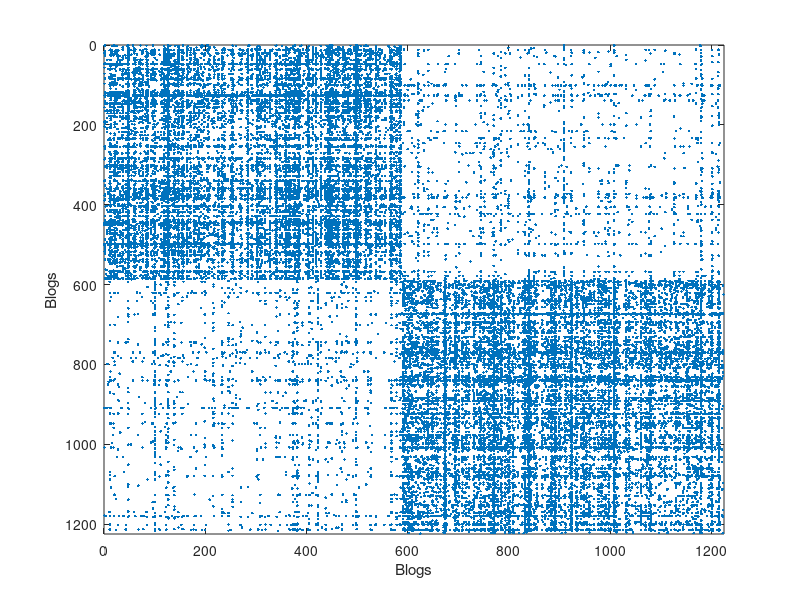
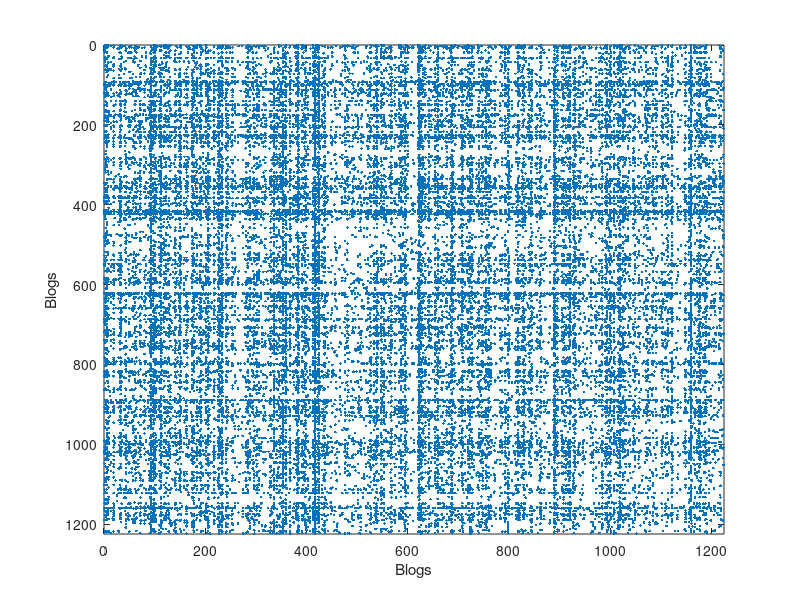

Source code (MATLAB) for these figures, in order: (Note: this script raises an error after producing the figures.)
%% Sparse Networks with Overlapping Communities (SNOC) package: demo_overlappingcommunity
%
% This Matlab script finds overlapping communities in a network of
% political blogs, using the wrapper function
% overlapping_community_detection.m. For a full analysis of this dataset,
% see the Matlab demo demo_polblogs.m.
%
% For downloading the package and information on installation, visit the
% <https://github.com/OxCSML-BayesNP/SNOC SNOC webpage>.
% 
% Reference: 
%
% * A. Todeschini, X. Miscouridou and F. Caron (2017) <https://arxiv.org/abs/1602.02114 Exchangeable Random Measures for Sparse and Modular Graphs with Overlapping Communities>. arXiv:1602.02114.
%
% Authors: 
%
% * <http://adrien.tspace.fr/ A. Todeschini>, Inria
% * <http://csml.stats.ox.ac.uk/people/miscouridou/ X. Miscouridou>, University of Oxford
% * <http://www.stats.ox.ac.uk/~caron/ F. Caron>, University of Oxford
% 
% Tested on Matlab R2017a. Requires the statistics toolbox.
%
% Last Modified: 01/2020
%%

close all
clear all

% Add path
addpath ./GGP/ ./CGGP/ ./utils/

%% Load network of political blogs
% Data can be downloaded from
% <https://www.cise.ufl.edu/research/sparse/mat/Newman/polblogs.mat here>.

load ./data/polblogs/polblogs.mat

titlenetwork = 'Political blogosphere Feb. 2005';
name = 'polblogs';
labels = {'Blogs', 'Blogs'};
groupfield = 'name'; % meta field displayed for group plot

% Transform the graph to obtain a simple graph
G = Problem.A | Problem.A'; % make undirected graph
G = logical(G-diag(diag(G))); % remove self edges (#3)

% Collect metadata
meta.name = cellstr(Problem.aux.nodename);
meta.source = cellstr(Problem.aux.nodesource);
meta.isright = logical(Problem.aux.nodevalue);
meta.degree = num2cell(full(sum(G,2)));
meta.groups = zeros(size(meta.isright));
meta.groups(~meta.isright) = 1;
meta.groups(meta.isright) = 2;
color_groups = [0 0 .8; .8 0 0];
label_groups = {'Left', 'Right'};
fn = fieldnames(meta);

% Remove nodes with no edge (#266)
ind = any(G);
G = G(ind, ind);
for i=1:length(fn)
    meta.(fn{i}) = meta.(fn{i})(ind);
end

% Plot adjacency matrix (sorted)
figure('name', 'Adjacency matrix (sorted by ground truth political leaning)')
spy(G);
xlabel(labels{2})
ylabel(labels{1})

%%

% Shuffle nodes: irrelevant due to exchangeability, just to check we do not cheat!
ind = randperm(size(G,1));
G = G(ind, ind);
for i=1:length(fn)
    meta.(fn{i}) = meta.(fn{i})(ind);
end

% Plot adjacency matrix (unsorted)
figure('name', 'Adjacency matrix (unsorted)')
spy(G);
xlabel(labels{2})
ylabel(labels{1})

%% Find overlapping communities
%

p = 2; % Number of communities
niter = 20000; % Number of iterations
[degree_correction, community_affiliation, community_detection] = overlapping_community_detection(G, p, niter);


%% Some plots
%

% Identify each feature as liberal or conservative using ground truth 
% (This step would normally require a human interpretation of the features)
[~, ind_features] = sort(median(community_affiliation(meta.isright,:), 1)./median(community_affiliation, 1));
featnames = {'Liberal', 'Conservative'}; % Name of the interpreted features

% Print classification performance with ground truth
[confmat] = print_classif(fullfile('./', ['classif_' num2str(p) 'f.txt']), ...
    community_detection, meta.groups, ind_features, label_groups);


%%

% Plot levels of affiliation to each community for a subset of blogs
color = [0 0 .8; .8 0 0];
names = {'blogsforbush.com'
    'instapundit.com'
    'drudgereport.com'
    'tagorda.com'
    'danieldrezner.com/blog'
    'andrewsullivan.com'
    'iwantmycountryback.org'
    'democraticunderground.com'
    'wonkette.com'
    'washingtonmonthly.com'
    'dailykos.com'
    'atrios.blogspot.com'};
ind = zeros(size(names,1),1);
lab = cell(size(names,1), 1);
for i=1:size(names,1)
    ind(i) = find(strcmp(meta.name, names{i}) & strcmp(meta.name, names{i,1}));
    lab{i} = sprintf('%s (%s)', names{i}, label_groups{meta.groups(ind(i))}(1));
end
plot_nodesfeatures(community_affiliation, ind, ind_features, lab, featnames, color);

%%

% Plot the graph by clustering the nodes by community with maximum level of affiliation to see block structure
plot_sortedgraph(G, community_detection, community_detection, ind_features, labels);
